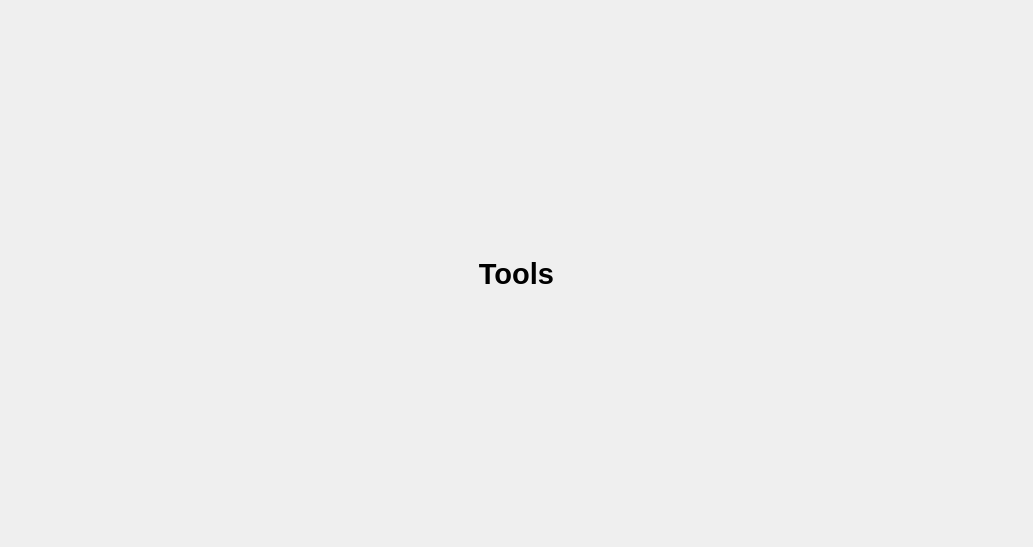
<?xml version="1.0" encoding="UTF-8"?>
<ui version="4.0">
 <class>ToolUi</class>
 <widget class="QWidget" name="ToolUi">
  <property name="geometry">
   <rect>
    <x>0</x>
    <y>0</y>
    <width>1033</width>
    <height>547</height>
   </rect>
  </property>
  <property name="windowTitle">
   <string>Form</string>
  </property>
  <layout class="QGridLayout" name="gridLayout">
   <item row="0" column="0">
    <widget class="QLabel" name="label">
     <property name="font">
      <font>
       <pointsize>22</pointsize>
       <weight>75</weight>
       <bold>true</bold>
      </font>
     </property>
     <property name="text">
      <string>Tools</string>
     </property>
     <property name="alignment">
      <set>Qt::AlignCenter</set>
     </property>
    </widget>
   </item>
  </layout>
 </widget>
 <resources/>
 <connections/>
</ui>
